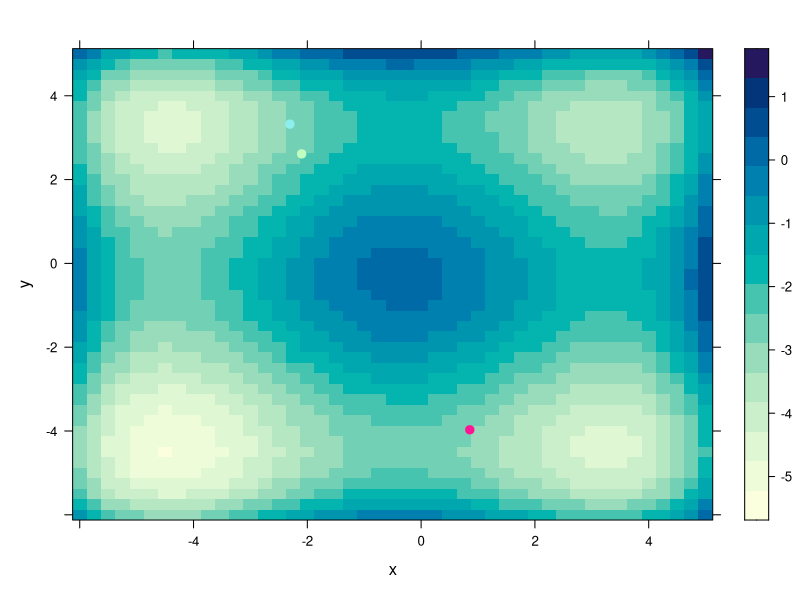
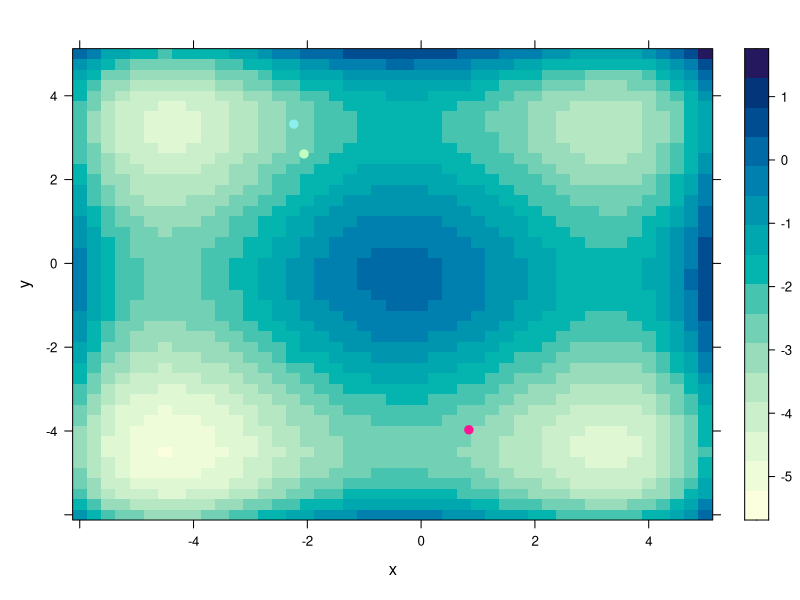
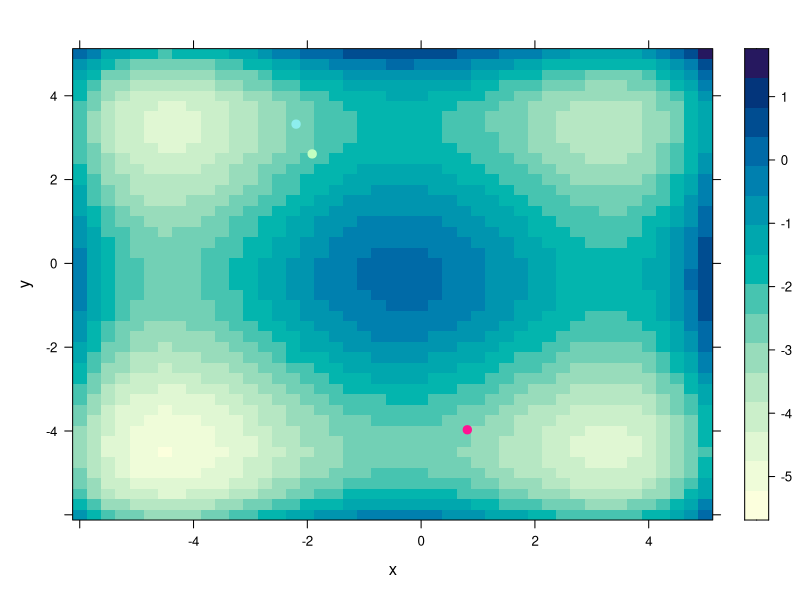
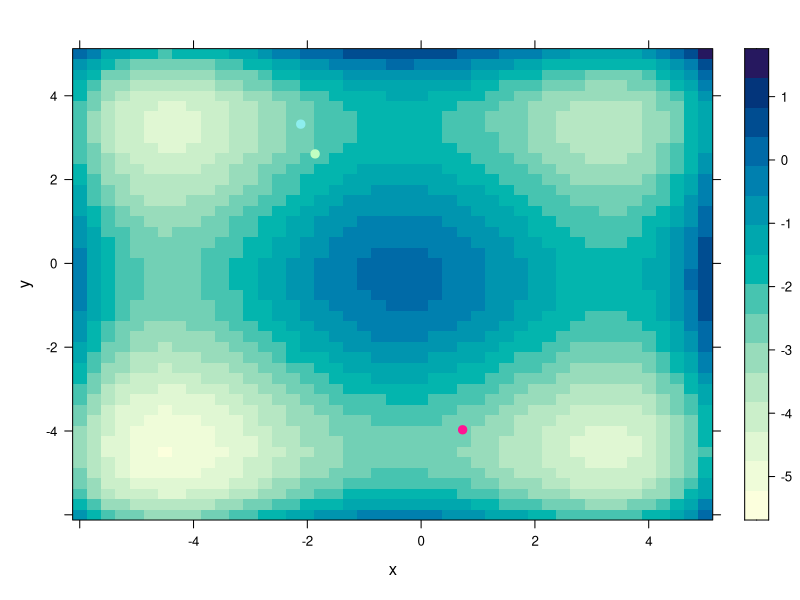
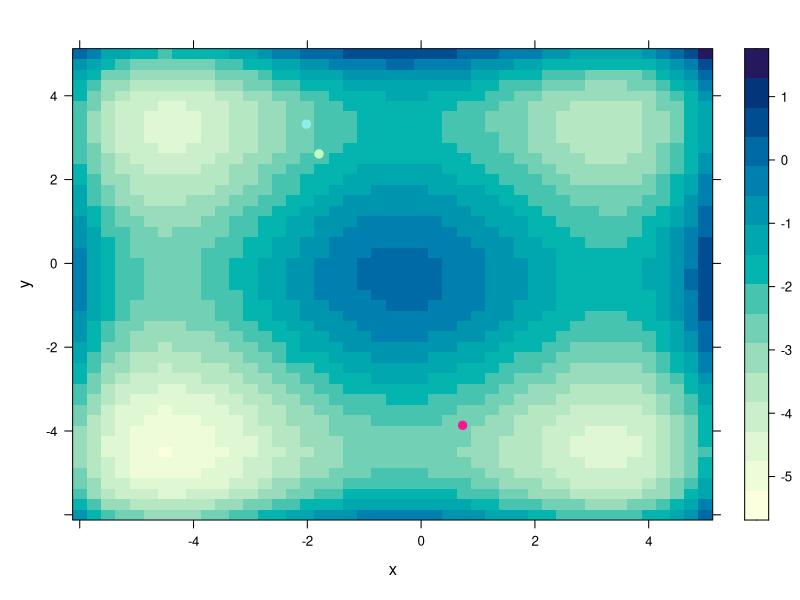
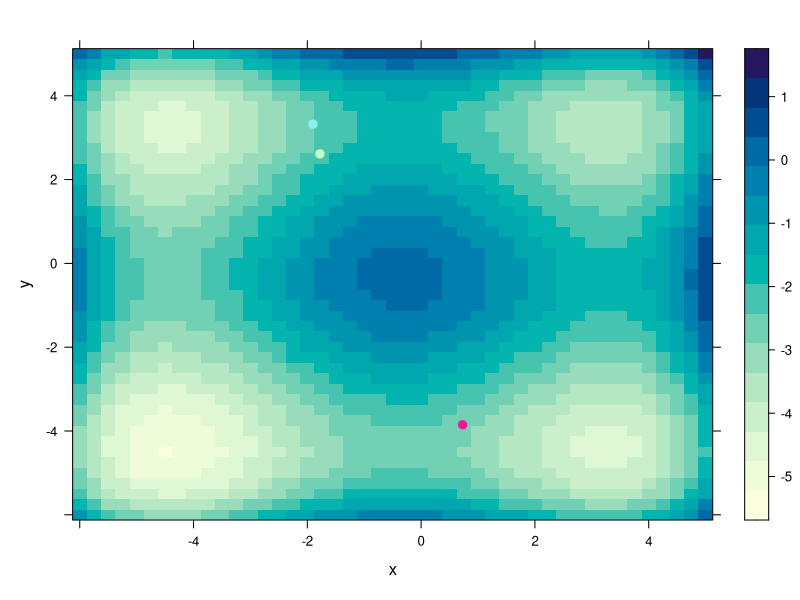
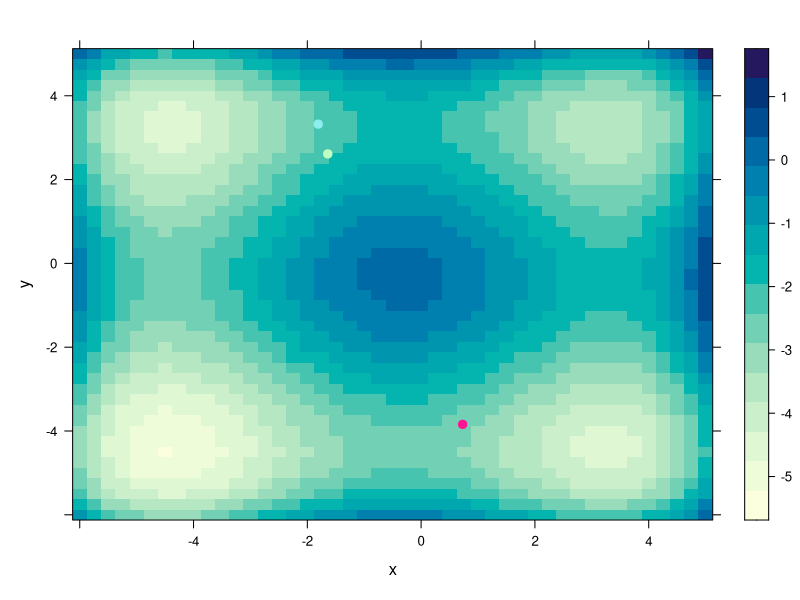
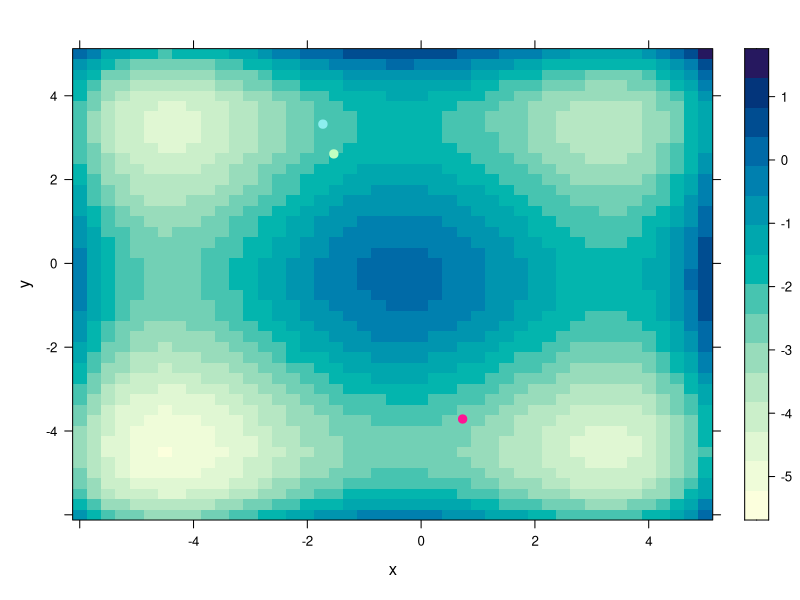

These figures' R source, in order: (Note: this script raises an error after producing the figures.)
g <- function(x, y) {
  
  a<- (((x + 0.5)^4 - 30 * x^2 - 20 * x + (y + 0.5)^4 - 30 * y^2 - 20 * y)/100)
  
  return(a)
  
}



low <- -5

high <- 4

step <- 0.15

replicas <- 100



replica <- function(t){
  
  puntosxy<- c()
  
  curr <- c(runif(1, low, high), runif(1, low, high))
  
  best <- curr
  
  for (tiempo in 1:t) {
    
    delta <- runif(1, 0, step)
    
    x1 <- curr + c(-delta,0)
    
    x2 <- curr + c(delta,0)
    
    y1 <- curr + c(0,-delta)
    
    y2 <- curr + c(0,delta)
    
    puntos <- c(x1,x2,y1,y2)
    
    for(k in 1:8){
      
      if(puntos[k] < (-5)){
        
        puntos[k] <- puntos[k]+10 
        
      }
      
      if(puntos[k] > 5){
        
        puntos[k] <- puntos[k]-10
        
      }
      
    }
    
    vecx <- c()
    
    vecy <- c()
    
    for(p in 1:8){
      
      if(p %% 2 == 0){
        
        vecy <- c(vecy,puntos[p])
        
      }else{
        
        vecx <- c(vecx,puntos[p])
        
      }
      
    }
    
    valg <- c()
    
    for(q in 1:4){
      
      valg <- c(valg, g(vecx[q], vecy[q]) )
      
    }
    
    dm <- which.max(valg)
    
    curr <- c(vecx[dm], vecy[dm])
    
    puntosxy <- c(puntosxy, vecx[dm],vecy[dm])
    
  }
  
  return(puntosxy)
  
}



resultado <- c()

for(q in 1:3){
  
  resultado <- c(resultado, replica(100))
  
}



vx <- c()

vy <- c()

for(p in 1:1000){
  
  if(p %% 2 == 0){
    
    vy <- c(vy,resultado[p])
    
  }else{
    
    vx <- c(vx,resultado[p])
    
  }
  
}



vx1 <- c(vx[1:100])

vx2 <- c(vx[101:200])

vx3 <- c(vx[201:300])



vy1 <- c(vy[1:100])

vy2 <- c(vy[101:200])

vy3 <- c(vy[201:300])







for(j in 1:100){
  
  x <- seq(-6, 5, 0.25)
  
  y <-  x
  
  z <- outer(x, y, g)
  
  dimnames(z) <- list(x, y)
  
  library(reshape2) # recuerda instalar paquetes antes de intentar su uso
  
  d <- melt(z)
  
  names(d) <- c("x", "y", "z")
  
  library(lattice) # lo mismo aplica con este paquete
  
  if(j < 10){
    
    nombre <-  paste0("p7_", j, ".png", sep="")
    
  }else if(j>= 10 & j < 100){ 
    
    nombre <-  paste0("p7_", j, ".png", sep="") }else{
      
      nombre <-  paste0("p7_", j, ".png", sep="")
      
    }
  
  png(nombre, width=500, height=500)
  
  plot(levelplot(z ~ x * y, data = d))
  
  trellis.focus("panel", 1, 1, highlight=FALSE)
  
  lpoints(vx1[j], vy1[j], pch=19, col="darkseagreen1", cex=1)
  
  trellis.unfocus()
  
  trellis.focus("panel"[1], 1, 1, highlight=FALSE)
  
  lpoints(vx2[j], vy2[j], pch=19, col="deeppink1", cex=1)
  
  trellis.unfocus()
  
  trellis.focus("panel"[1], 1, 1, highlight=FALSE)
  
  lpoints(vx3[j], vy3[j], pch=19, col="darkslategray2", cex=1)
  
  trellis.unfocus()
  
  graphics.off() 
  
}